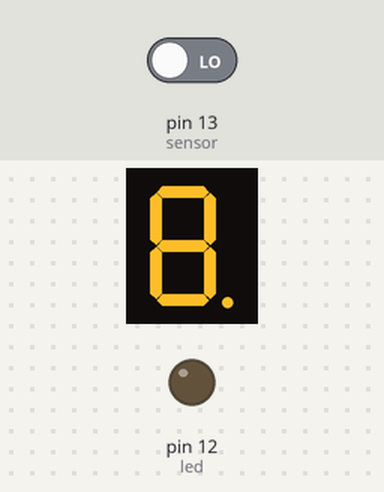
Simulated run of this sketch. Board: Arduino Uno, built with avr-gcc and run on an emulated ATmega328P. On the bench: 1-digit seven-segment display, output pins drawn as LEDs (lit = HIGH). Wiring (inferred from the names in the program): 1-digit 7-segment display, segments lit when LOW: segments pin 2, pin 3, pin 4, pin 5, pin 6, pin 7, pin 8, pin 9. The inputs (shaded band) are chosen by the test bench; at power-on: pin 13 (sensor) LOW. The segment pins are drawn as the display they are named for; pins used as bus, display or sensor lines are not drawn.

Above: at 1.2 s.
1.3 s: pin 13 (sensor) driven HIGH
At 1.4 s:
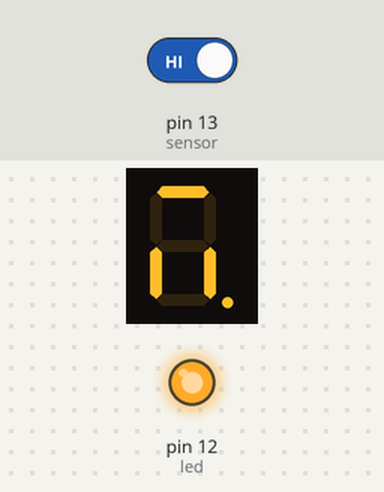
At 3.02 s:
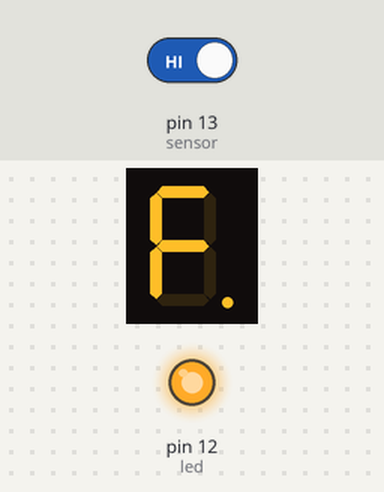
7.3 s: pin 13 (sensor) driven LOW
At 8.1 s:
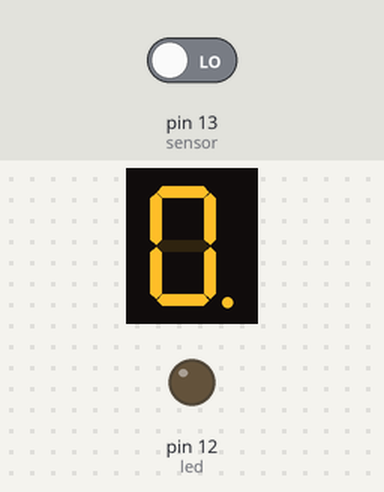
Timing chart, 0 to 10.3 s (numbered marks = the images above; inputs shaded):
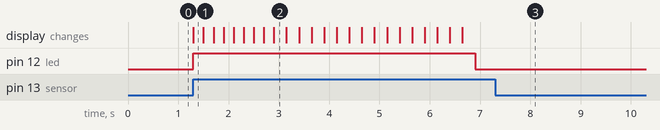

Measured:
- after the input at 1.3 s, pin 12 (led): LOW → HIGH at once, → LOW 5.6 s later; the display: changes at once (image 1)
- after the input at 7.3 s, pin 12 (led): stays LOW (without the input it goes to HIGH after 0.60 s)

The sketch:

Lab_5.ino
```cpp
int TIMER_START = 30;
int TIMER_SPEED = 250;
int ANIMATION_SPEED = 200;

int a = 2;
int b = 3;
int c = 4;
int d = 5;
int e = 6;
int f = 7;
int g = 8;
int dp = 9;

int led = 12;
int sensor = 13;

int letters[16][7] = {
  {0,0,0,0,0,0,1}, // 0
  {1,0,0,1,1,1,1}, // 1
  {0,0,1,0,0,1,0}, // 2
  {0,0,0,0,1,1,0}, // 3
  {1,0,0,1,1,0,0}, // 4
  {0,1,0,0,1,0,0}, // 5
  {0,1,0,0,0,0,0}, // 6
  {0,0,0,1,1,1,1}, // 7
  {0,0,0,0,0,0,0}, // 8
  {0,0,0,0,1,0,0}, // 9
  {0,0,0,1,0,0,0}, // A
  {1,1,0,0,0,0,0}, // B
  {0,1,1,0,0,0,1}, // C
  {1,0,0,0,0,1,0}, // D
  {0,1,1,0,0,0,0}, // E
  {0,1,1,1,0,0,0}  // F
};


void setup() {
  pinMode(a,OUTPUT);
  pinMode(b,OUTPUT);
  pinMode(c,OUTPUT);
  pinMode(d,OUTPUT);
  pinMode(e,OUTPUT);
  pinMode(f,OUTPUT);
  pinMode(g,OUTPUT);
  pinMode(dp,OUTPUT);
  pinMode(led,OUTPUT);
  pinMode(sensor, INPUT);
}

void loop() {

  int flag = digitalRead(sensor);

  if(flag == 1){
    showNumbers();
  }

}

void showNumbers(){

  digitalWrite(led,HIGH);
  digitalWrite(g,HIGH);

  int ctr = 0;
  int startTime = millis();

  while(millis() - startTime <= 1500){

    // a-c-e   f-d-b
    if(ctr % 2 == 0){
      digitalWrite(a,LOW);
      digitalWrite(b,HIGH);
      digitalWrite(c,LOW);
      digitalWrite(d,HIGH);
      digitalWrite(e,LOW);
      digitalWrite(f,HIGH);
    }else{
      digitalWrite(a,HIGH);
      digitalWrite(b,LOW);
      digitalWrite(c,HIGH);
      digitalWrite(d,LOW);
      digitalWrite(e,HIGH);
      digitalWrite(f,LOW);
    }
    ctr++;
    delay(ANIMATION_SPEED);
  }


  for(int i = 15; i >= 0; i--){

    digitalWrite(a,letters[i][0]);  //a
    digitalWrite(b,letters[i][1]);  //b
    digitalWrite(c,letters[i][2]);  //c
    digitalWrite(d,letters[i][3]);  //d
    digitalWrite(e,letters[i][4]);  //e
    digitalWrite(f,letters[i][5]);  //f
    digitalWrite(g,letters[i][6]);  //g

    delay(TIMER_SPEED);
  }

  digitalWrite(led,LOW);
  delay(1000);
}
```
